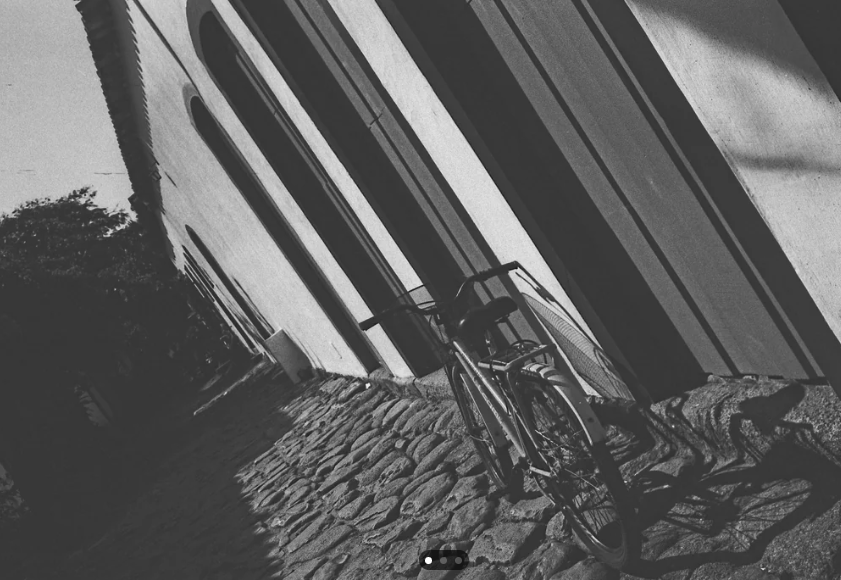
#> input picture управление/temp/n_k.png, 841 x 580 px
$ python 1_2.py
#> lines starting #> are read from the running program, lines starting #| are printed output that depends on the picture
import cv2
import matplotlib.pyplot as plt
img = cv2.imread('n_k.png', 0)
#> img: shape (580, 841); min 18, max 255, mean 95.8
# 1. Глобальная
global_eq = cv2.equalizeHist(img)
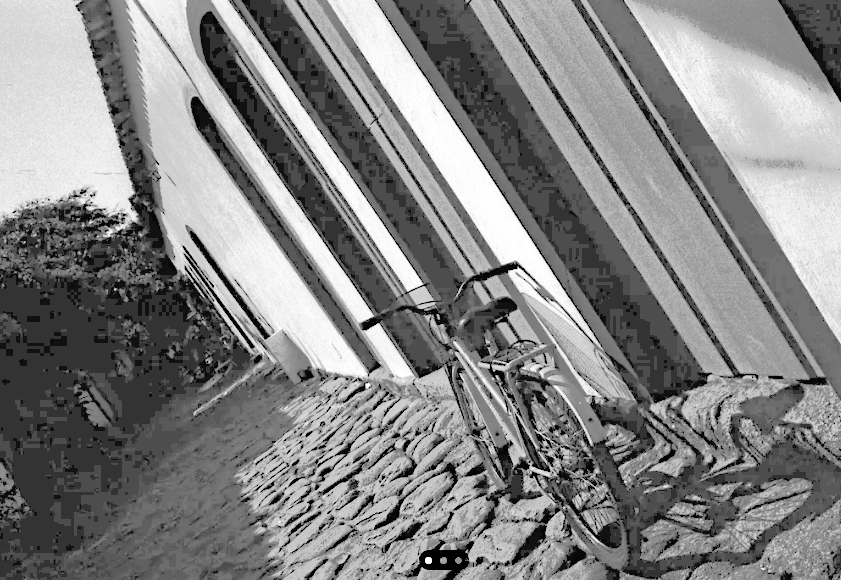
#> global_eq: shape (580, 841); min 0, max 255, mean 132.3
# 2. CLAHE
clahe = cv2.createCLAHE(clipLimit=2.0, tileGridSize=(8,8))
clahe_result = clahe.apply(img)
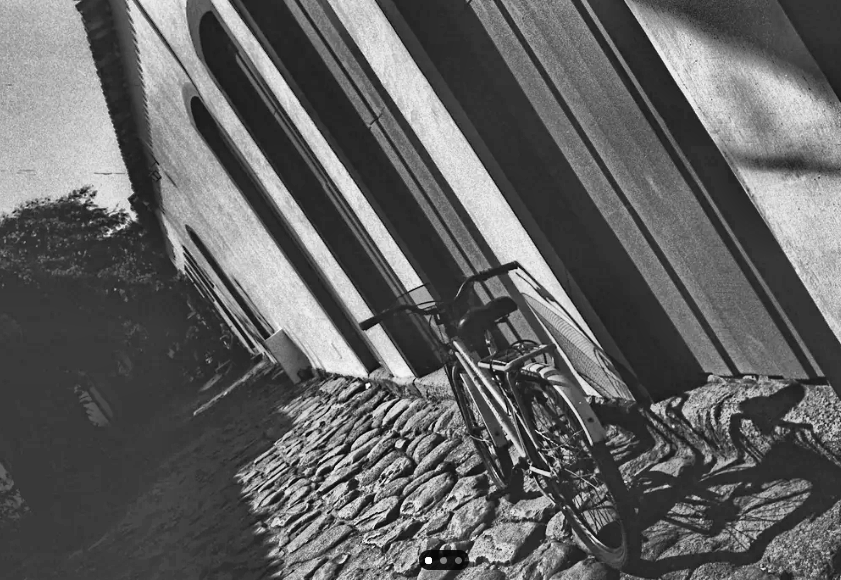
#> clahe_result: shape (580, 841); min 5, max 255, mean 98.3
# Сравнение
titles = ['Оригинал', 'Глобальная', 'CLAHE']
images = [img, global_eq, clahe_result]
for i in range(3):
    plt.subplot(1,3,i+1)
    plt.imshow(images[i], cmap='gray')
    plt.title(titles[i])
plt.show()
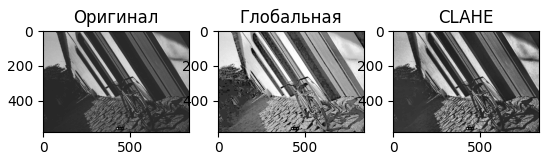
#> figure drawn by matplotlib, 3 panels

$ run again, with управление/temp/saturn.png copied over управление/temp/n_k.png
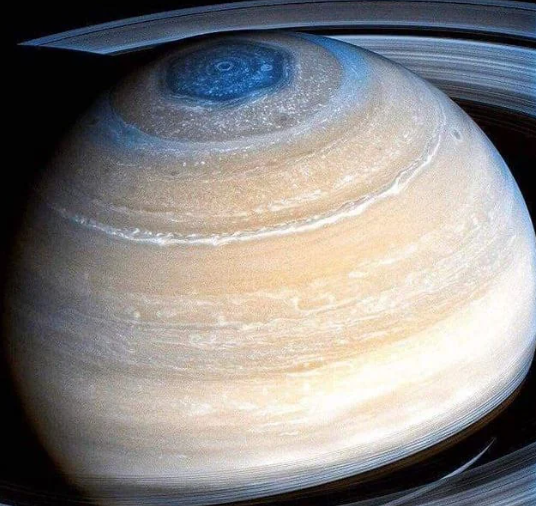
#> input picture управление/temp/saturn.png, 536 x 506 px
#> `clahe_result = clahe.apply(img)`:
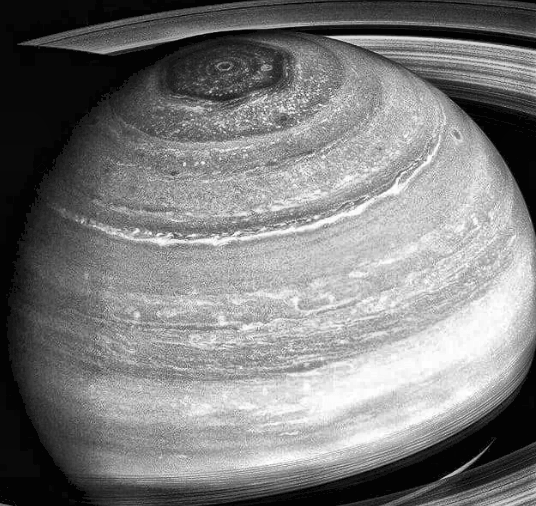
#> clahe_result: shape (506, 536); min 1, max 255, mean 125.5
#> `plt.show()`:
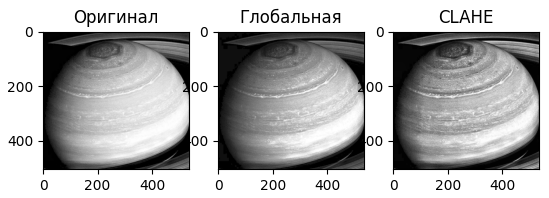
#> figure drawn by matplotlib, 3 panels

$ run again, with управление/temp/6_3_1.jpg saved as управление/temp/n_k.png
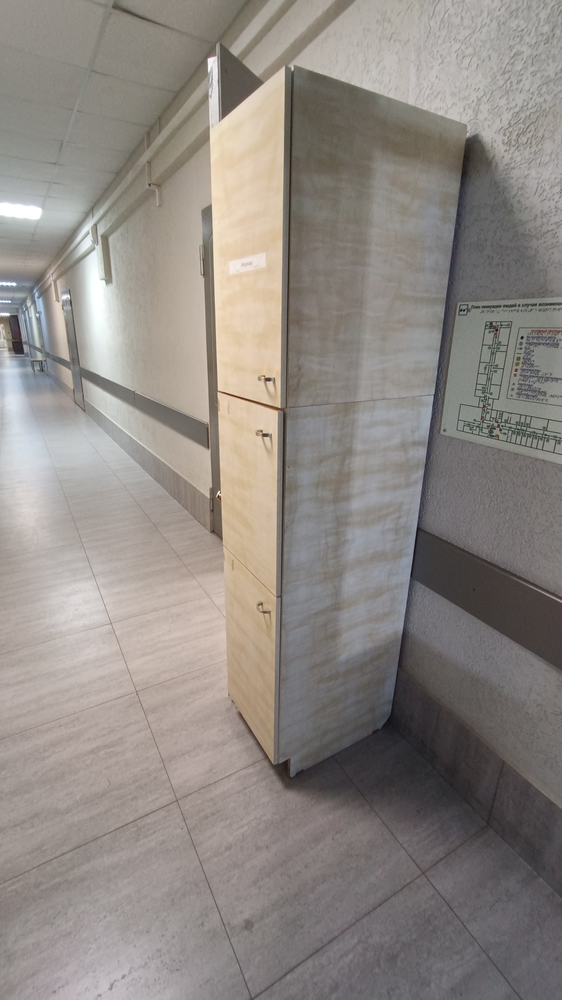
#> input picture управление/temp/6_3_1.jpg, 562 x 1000 px, shrunk from 1836 x 3264 before the run
#> `clahe_result = clahe.apply(img)`:
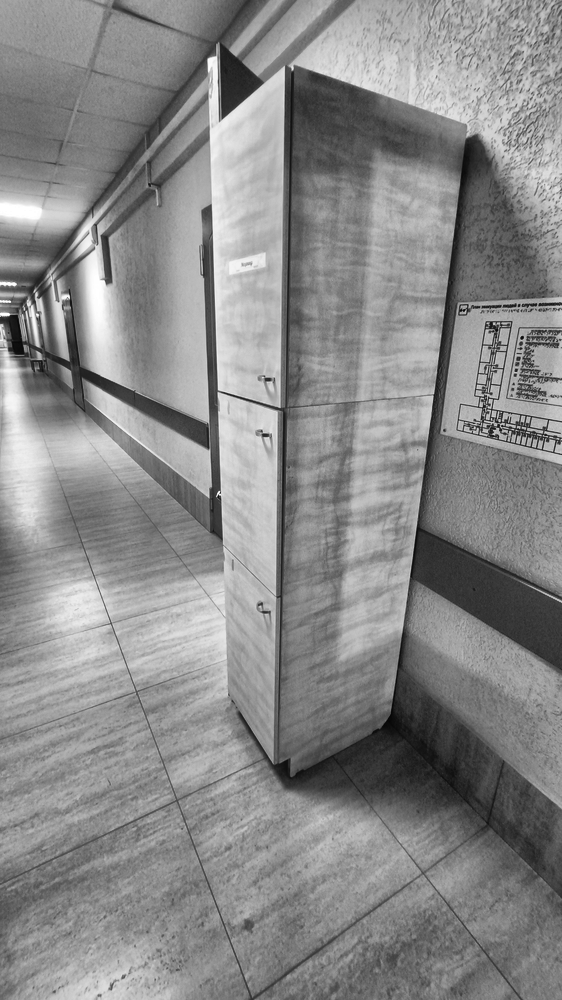
#> clahe_result: shape (1000, 562); min 6, max 255, mean 137.1
#> `plt.show()`:
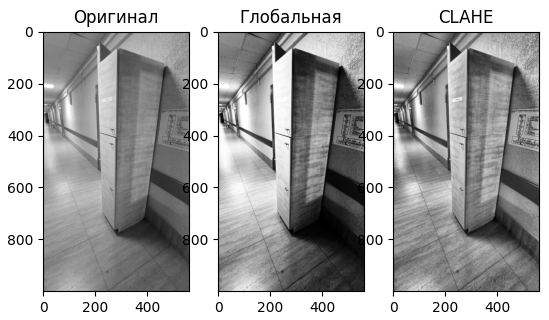
#> figure drawn by matplotlib, 3 panels
